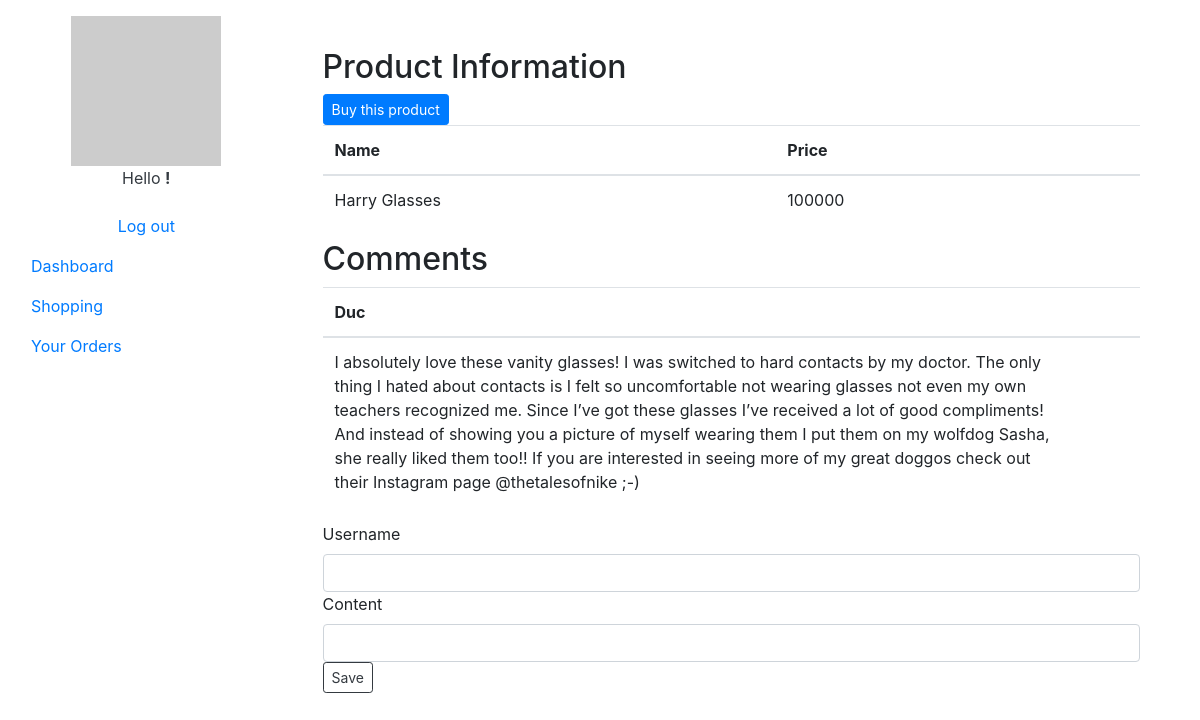
Page /user/product/detail/1 on the committed database.
### tables this page shows
CREATE TABLE Products
(
    Id         int PRIMARY KEY AUTO_INCREMENT,
    CategoryId int           NOT NULL,
    BrandId    int           NOT NULL,
    Name       varchar(1024) NOT NULL UNIQUE,
    Price      decimal       NOT NULL,
    FOREIGN KEY (CategoryId) REFERENCES Categories (Id),
    FOREIGN KEY (BrandId) REFERENCES Brands (Id)
);

CREATE TABLE Comments
(
    Id          int PRIMARY KEY AUTO_INCREMENT,
    ProductId   int           NOT NULL,
    UserName    varchar(256)  NOT NULL,
    Content     text          NOT NULL,
    FOREIGN KEY (ProductId) REFERENCES Products(Id)


);

### application/libraries/TemplateHandler.php (called while the page is built, shortened)
<?php
class TemplateHandler
{
	var $ci;
	public function __construct()
	{
		$this->ci =& get_instance();
	}
	public function load($layoutFile, $viewFileName = null, $data = null)
	{
		if (!is_null($viewFileName)) {
			if (file_exists(APPPATH . "views/$layoutFile/$viewFileName")) {
				$viewPath = "$layoutFile/$viewFileName";
			} else if (file_exists(APPPATH . "views/$layoutFile/$viewFileName.php")) {
				$viewPath = "$layoutFile/$viewFileName.php";
			} else if (file_exists(APPPATH . "views/$viewFileName")) {
				$viewPath = $viewFileName;
			} else if (file_exists(APPPATH . "views/$viewFileName.php")) {
				$viewPath = "$viewFileName.php";
			} else {
				show_error("Unable to load the requested file: $layoutFile/$viewFileName.php");
			}
			$content = $this->ci->load->view($viewPath, $data, TRUE);
			if (is_null($data)) {
				$data = array('content' => $content);
			} else if (is_array($data)) {
				$data['content'] = $content;
			} else if (is_object($data)) {
				$data->content = $content;
			}
		}
		$this->ci->load->view('layout/' . $layoutFile, $data);
	}
}

### application/controllers/User_ProductController.php (called while the page is built, shortened)
<?php
class User_ProductController extends MY_Controller
{
	public function detail(int $id)
	{
		$detail['item'] = $this->ProductTable->selectOne(array(), "Id=$id");
		$detail['allComments'] = $this->CommentTable->select(array(), "ProductId=$id");
		$this->templator->load('UserLayout', 'user/product/detail', $detail);
	}
}

### index.php (called while the page is built, shortened)
<?php
require_once BASEPATH.'core/CodeIgniter.php';

### application/helpers/QueryStringBuilder_helper.php (called while the page is built, shortened)
<?php
function qsb_buildFieldsList(array $fieldsArr)
{
	return sizeof($fieldsArr) > 0 ? sprintf('`%s`', implode('`, `', $fieldsArr)) : '*';
}

### application/core/MY_Model.php (called while the page is built, shortened)
<?php
class MY_Model extends CI_Model
{
	protected $tableName;
	public function __construct(string $tableName, string $keyField = 'Id')
	{
		$this->tableName = $tableName;
	}
	public function select(array $fields = array(), string $condition = '1=1')
	{
		$fieldsList = qsb_buildFieldsList($fields);
		$sql = "SELECT $fieldsList
				FROM $this->tableName
				WHERE $condition";
		return $this->db->query($sql)->result();
	}
	public function selectOne(array $fields = array(), string $condition = '1=1')
	{
		$fieldsList = qsb_buildFieldsList($fields);
		$sql = "SELECT $fieldsList
				FROM $this->tableName
				WHERE $condition";
		return $this->db->query($sql)->row();
	}
}

### application/views/user/product/detail.php (the view, shortened to what this page needs)
<h2> Product Information </h2>
<a href="<?= base_url("user/orders/add/$item->Id") ?>"
   class="btn btn-sm btn-primary">Buy this product</a>
<table class="table table-hover">
	<thead>
	<th>Name</th>
	<th>Price</th>
	<th></th>
	</thead>
	<tbody>
		<tr>
			<td><?= $item->Name?></td>
			<td><?= $item->Price?></td>
		</tr>
	</tbody>
</table>
<h2> Comments </h2>
<?php foreach ($allComments as $row): ?>
<table class="table table-hover">
	<thead>
	<th><?= $row->UserName ?></th>
	<th></th>
	<th></th>
	<th></th>
	</thead>
	<tbody>
		<tr>
			<td><?= $row->Content ?></td>
			<td></td>
		</tr>
	<?php endforeach; ?>
	</tbody>
</table>
<?= form_open('user/product/detail/comment') ;
?>
<?php
echo form_label('Username', 'tbxName');
echo form_input(array(
	'class' => 'form-control',
	'name' => 'tbxName',
	'id' => 'tbxName',
));
echo form_label('Content', 'tbxContent');
echo form_input(array(
	'class' => 'form-control',
	'name' => 'tbxContent',
	'id' => 'tbxContent',
));
echo form_button(array(
	'type' => 'Save',
	'class' => 'btn btn-sm btn-outline-dark',
	'name' => 'btnSave',
	'id' => 'btnSave',
	'content' => 'Save'
)
);
?>
<?= form_close() ?>

### rows in the picture
products: Name "Harry Glasses", Price "100000"
comments: UserName "Duc", Content "I absolutely love these vanity glasses! I was switched to hard contacts by my doctor. The only thing I hated about contacts is I felt so uncomfortable not wearing glasses not even my own teachers recognized me. Since I’ve got these glasses I’ve received a lot of good compliments! And instead of showing you a picture of myself wearing them I put them on my wolfdog Sasha, she really liked them too!! If you are interested in seeing more of my great doggos check out their Instagram page @thetalesofnike ;-)"

### other values in the picture
form_label('Username', 'tbxName') "Username"
form_label('Content', 'tbxContent') "Content"
